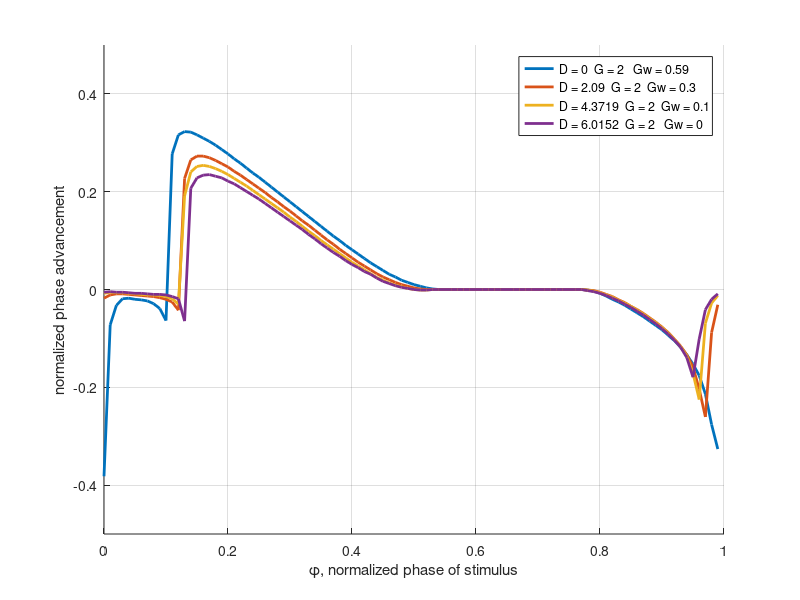
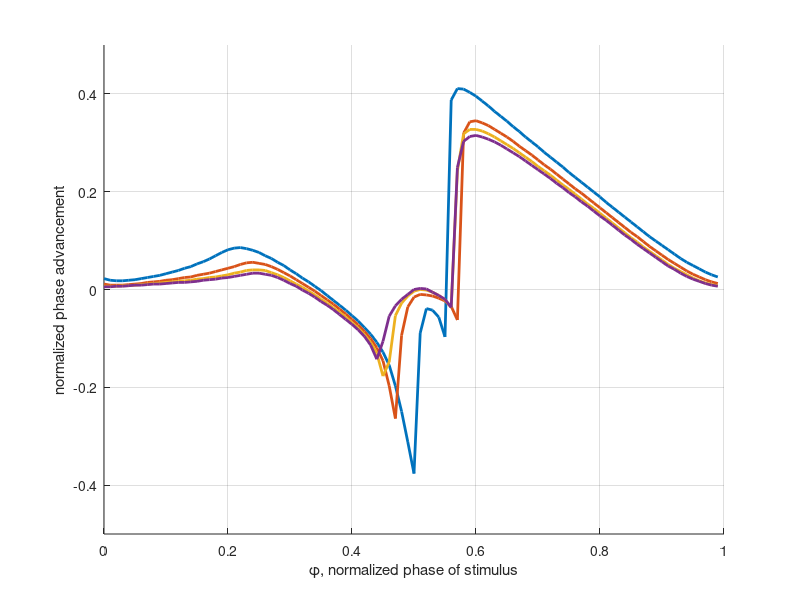

These figures' MATLAB source, in order:
load ('D-.mat')
D = phase_shift;
load ('Gw-.mat')
Gw = phase_shift;
load ('Gw.1-.mat')
Gw1 = phase_shift;
load ('Gw.3-.mat')
Gw3 = phase_shift;

num_phase = 100;

figure(1)
hold on
plot((0:num_phase-1)/num_phase,Gw,'LineWidth',2)
plot((0:num_phase-1)/num_phase,Gw3,'LineWidth',2)
plot((0:num_phase-1)/num_phase,Gw1,'LineWidth',2)
plot((0:num_phase-1)/num_phase,D,'LineWidth',2)
grid on
ylim([-0.5 0.5])
set(gcf,'Position',[500 200 600 300])
xlabel('\phi, normalized phase of stimulus')
ylabel('normalized phase advancement')
legend('D = 0  G = 2   Gw = 0.59','D = 2.09  G = 2  Gw = 0.3','D = 4.3719  G = 2  Gw = 0.1','D = 6.0152  G = 2   Gw = 0')

load ('D+.mat')
D = phase_shift;
load ('Gw+.mat')
Gw = phase_shift;
load ('Gw.1+.mat')
Gw1 = phase_shift;
load ('Gw.3+.mat')
Gw3 = phase_shift;

figure(2)
hold on
plot((0:num_phase-1)/num_phase,Gw,'LineWidth',2)
plot((0:num_phase-1)/num_phase,Gw3,'LineWidth',2)
plot((0:num_phase-1)/num_phase,Gw1,'LineWidth',2)
plot((0:num_phase-1)/num_phase,D,'LineWidth',2)
grid on
ylim([-0.5 0.5])
set(gcf,'Position',[500 200 600 300])
xlabel('\phi, normalized phase of stimulus')
ylabel('normalized phase advancement')
